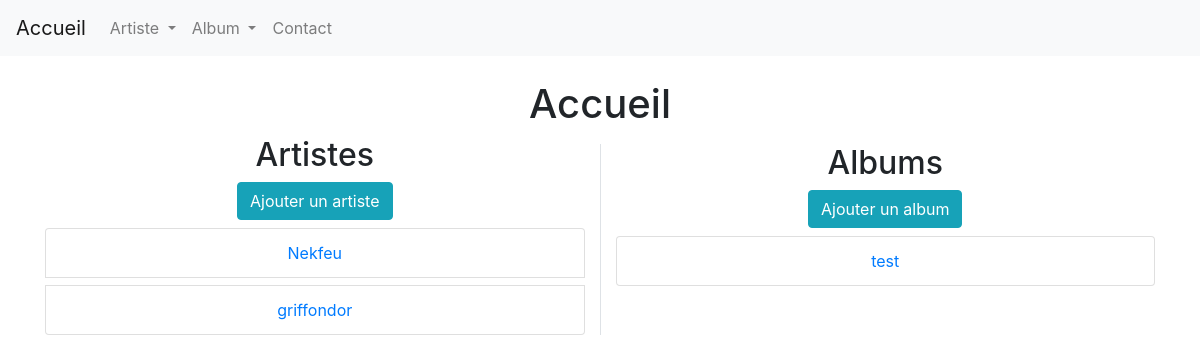
/, run on an earlier commit of the app's database.
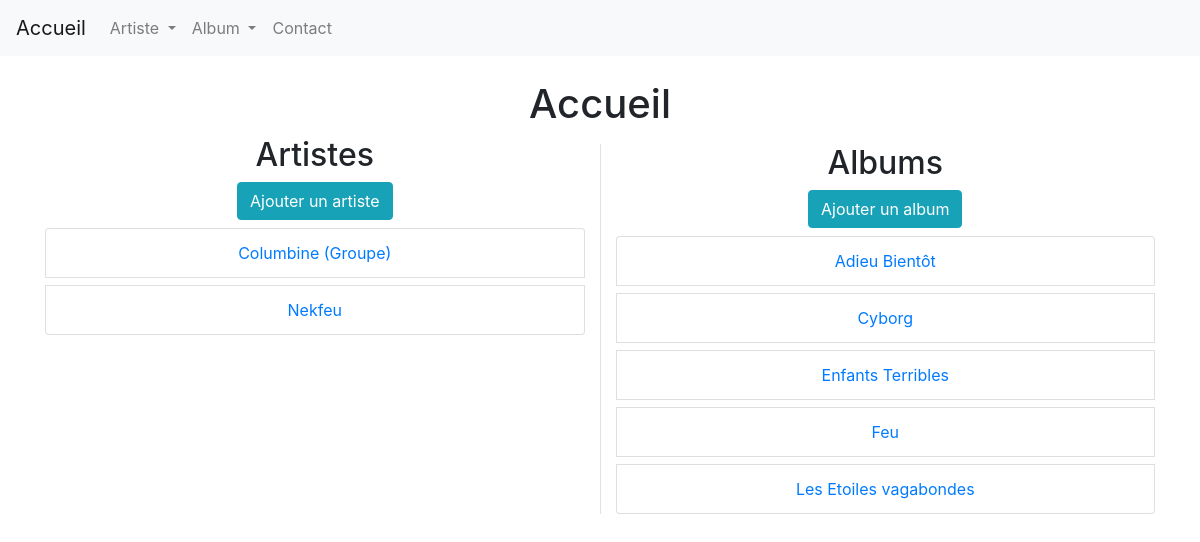
And on a later commit of the database.
### musique/models.py (models this page shows, shortened)
class Artiste(models.Model):
    name = models.CharField(max_length=255)
    bio = models.TextField()
    albums = models.ManyToManyField('Album', related_name='albums', blank=True)
    image = models.ImageField()
    class Meta:
        verbose_name = 'Artiste'
        ordering = ['name']

class Album(models.Model):
    name = models.CharField(max_length=255)
    infos = models.TextField(null=True)
    musiques = models.TextField(null=True)
    artistes = models.ManyToManyField('Artiste', related_name='artistes')
    pochette = models.ImageField()
    class Meta:
        verbose_name = 'Album'
        ordering = ['name']

### musique/views.py (the view)
# urls.py: 2. Add a URL to urlpatterns:  path('', views.home, name='home')
def home(request):
    artistes = Artiste.objects.all()
    albums = Album.objects.all()
    return render(request, 'musique/index.html', {'artistes': artistes, 'albums': albums})

### musique/templates/musique/index.html (shortened to what this page needs)
{% extends 'base.html' %}
{% block body %}
    <h1 class="text-center">Accueil</h1>
    <div class="row">
        <div class="col text-center">
            <h2>Artistes</h2>
            <a class="btn btn-info" href="{% url "new-artiste" %}">Ajouter un artiste</a>
            <ul class="list-group">
                {% for artiste in artistes %}
                    <li class="mt-2 list-group-item">
                        <a href="{% url 'view-artiste' artiste.id %}">{{ artiste.name }}</a>
                    </li>
                {% empty %}
                    Il n'y a pas encore d'artistes pour le moment.
                {% endfor %}
            </ul>
        </div>
        <div class="col text-center mt-2 border-left">
            <h2>Albums</h2>
            <a class="btn btn-info" href="{% url 'new-album' %}">Ajouter un album</a>
            <ul class="list-group">
                {% for album in albums %}
                    <li class="mt-2 list-group-item">
                        <a href="{% url 'view-album' album.id %}">{{ album.name }}</a>
                    </li>
                {% empty %}
                    Il n'y a pas encore d'artistes pour le moment.
                {% endfor %}
            </ul>
        </div>
    </div>
{% endblock %}

### templates/base.html (shortened to what this page needs)
<!DOCTYPE html>
<html lang="fr">
<head>
    {% block style %}
        <link rel="stylesheet" href="https://stackpath.bootstrapcdn.com/bootstrap/4.3.1/css/bootstrap.min.css"
>
    {% endblock %}
</head>
<body>
<header>
    <nav class="navbar navbar-expand-lg navbar-light bg-light mb-4">
        {% block nav %}
            <a class="navbar-brand" href="{% url "home" %}">Accueil</a>
            <div class="collapse navbar-collapse" id="navbarNavAltMarkup">
                <div class="navbar-nav">
                    <li class="nav-item dropdown">
                        <a class="nav-link dropdown-toggle" href="#" id="navbarDropdown" role="button"
                           data-toggle="dropdown" aria-haspopup="true" aria-expanded="false">
                            Artiste
                        </a>
                    </li>
                     <li class="nav-item dropdown">
                        <a class="nav-link dropdown-toggle" href="#" id="navbarDropdown" role="button"
                           data-toggle="dropdown" aria-haspopup="true" aria-expanded="false">
                            Album
                        </a>
                    </li>
                    <a class="nav-item nav-link" href="{% url 'contact' %}">Contact</a>
                </div>
            </div>
        {% endblock %}
    </nav>
</header>
<div class="container">
    {% block body %}
    {% endblock %}
</div>
</body>
</html>

What changed in the data, as far as the page shows it:
removed Artiste: name "griffondor"
removed Album: name "test"
added Artiste: name "Columbine (Groupe)"
added Album: name "Adieu Bientôt"
added Album: name "Cyborg"
added Album: name "Enfants Terribles"
added Album: name "Feu"
added Album: name "Les Etoiles vagabondes"
